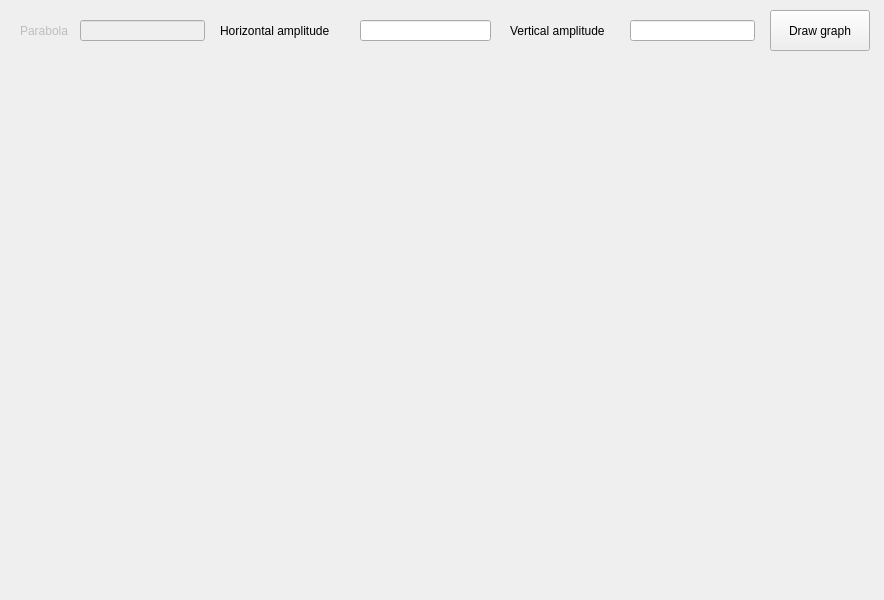
<?xml version="1.0" encoding="UTF-8"?>
<ui version="4.0">
 <class>MainWindow</class>
 <widget class="QMainWindow" name="MainWindow">
  <property name="geometry">
   <rect>
    <x>0</x>
    <y>0</y>
    <width>884</width>
    <height>600</height>
   </rect>
  </property>
  <property name="windowTitle">
   <string>QCustomPlot Playground</string>
  </property>
  <property name="tabShape">
   <enum>QTabWidget::Rounded</enum>
  </property>
  <widget class="QWidget" name="centralwidget">
   <widget class="QLineEdit" name="lineEdit1">
    <property name="enabled">
     <bool>false</bool>
    </property>
    <property name="geometry">
     <rect>
      <x>80</x>
      <y>20</y>
      <width>125</width>
      <height>21</height>
     </rect>
    </property>
    <property name="sizePolicy">
     <sizepolicy hsizetype="Fixed" vsizetype="Fixed">
      <horstretch>0</horstretch>
      <verstretch>0</verstretch>
     </sizepolicy>
    </property>
    <property name="minimumSize">
     <size>
      <width>0</width>
      <height>0</height>
     </size>
    </property>
   </widget>
   <widget class="QCustomPlot" name="widget" native="true">
    <property name="geometry">
     <rect>
      <x>12</x>
      <y>77</y>
      <width>861</width>
      <height>511</height>
     </rect>
    </property>
   </widget>
   <widget class="QLineEdit" name="lineEdit2">
    <property name="enabled">
     <bool>true</bool>
    </property>
    <property name="geometry">
     <rect>
      <x>360</x>
      <y>20</y>
      <width>131</width>
      <height>21</height>
     </rect>
    </property>
    <property name="sizePolicy">
     <sizepolicy hsizetype="Fixed" vsizetype="Fixed">
      <horstretch>0</horstretch>
      <verstretch>0</verstretch>
     </sizepolicy>
    </property>
    <property name="minimumSize">
     <size>
      <width>0</width>
      <height>0</height>
     </size>
    </property>
   </widget>
   <widget class="QLineEdit" name="lineEdit3">
    <property name="enabled">
     <bool>true</bool>
    </property>
    <property name="geometry">
     <rect>
      <x>630</x>
      <y>20</y>
      <width>125</width>
      <height>21</height>
     </rect>
    </property>
    <property name="sizePolicy">
     <sizepolicy hsizetype="Fixed" vsizetype="Fixed">
      <horstretch>0</horstretch>
      <verstretch>0</verstretch>
     </sizepolicy>
    </property>
    <property name="minimumSize">
     <size>
      <width>0</width>
      <height>0</height>
     </size>
    </property>
   </widget>
   <widget class="QLabel" name="label1">
    <property name="enabled">
     <bool>false</bool>
    </property>
    <property name="geometry">
     <rect>
      <x>20</x>
      <y>20</y>
      <width>111</width>
      <height>21</height>
     </rect>
    </property>
    <property name="text">
     <string>Parabola</string>
    </property>
   </widget>
   <widget class="QLabel" name="label2">
    <property name="geometry">
     <rect>
      <x>220</x>
      <y>20</y>
      <width>131</width>
      <height>21</height>
     </rect>
    </property>
    <property name="text">
     <string>Horizontal amplitude</string>
    </property>
   </widget>
   <widget class="QLabel" name="label3">
    <property name="geometry">
     <rect>
      <x>510</x>
      <y>20</y>
      <width>111</width>
      <height>21</height>
     </rect>
    </property>
    <property name="text">
     <string>Vertical amplitude</string>
    </property>
   </widget>
   <widget class="QPushButton" name="myButton">
    <property name="geometry">
     <rect>
      <x>770</x>
      <y>10</y>
      <width>100</width>
      <height>41</height>
     </rect>
    </property>
    <property name="sizePolicy">
     <sizepolicy hsizetype="Fixed" vsizetype="Fixed">
      <horstretch>0</horstretch>
      <verstretch>0</verstretch>
     </sizepolicy>
    </property>
    <property name="text">
     <string>Draw graph</string>
    </property>
   </widget>
  </widget>
 </widget>
 <customwidgets>
  <customwidget>
   <class>QCustomPlot</class>
   <extends>QWidget</extends>
   <header>qcustomplot.h</header>
   <container>1</container>
  </customwidget>
 </customwidgets>
 <resources/>
 <connections/>
</ui>
